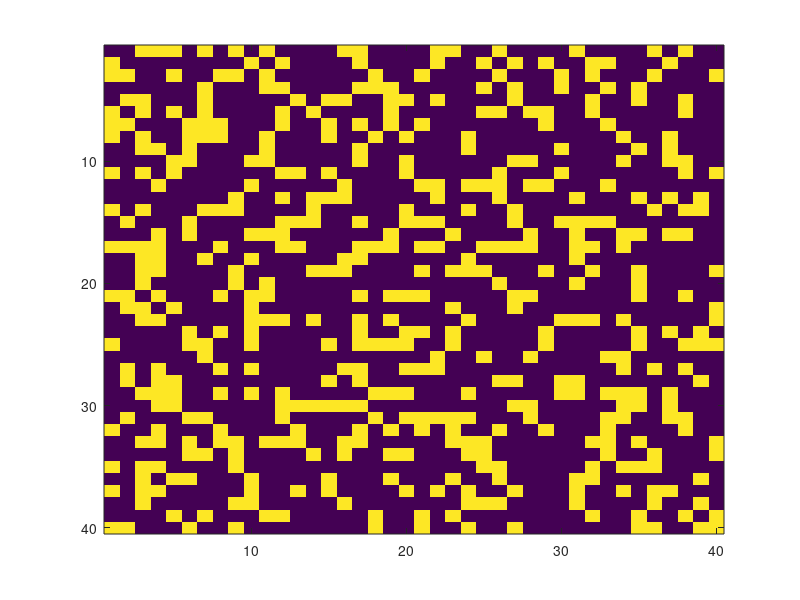

The MATLAB source for this figure: (Note: this script raises an error after producing the figure.)
clear all;
%input grid number
n = 40;
I = zeros(n); %create grid
imagesc(I);
%generate initial state that 
for i = 1:n
    for j = 1:n
        initial_state = rand;
        if initial_state < 0.3
            I(i,j) = 1;
        end
    end
end

imagesc(I); %plot
%if I(i,j) = 1, yellow
%if I(i,j) = 0, purple
%if I(i,j) = 2, blue
waitforbuttonpress;
%for tentime = 1:10
for t = 1:1000
    
    I = transit(n,I);
    %waitforbuttonpress;
    imagesc(I)
    pause(0.25)
    %firecell(tentime, t) = 0;
    %for i = 1:n
      %  for j = 1:n
      %      if I(i,j) == 1
       %         firecell(tentime,t) = firecell(tentime,t) + 1;
       %     end
       % end
    end
    
    
%%end

%now do transit 





           



